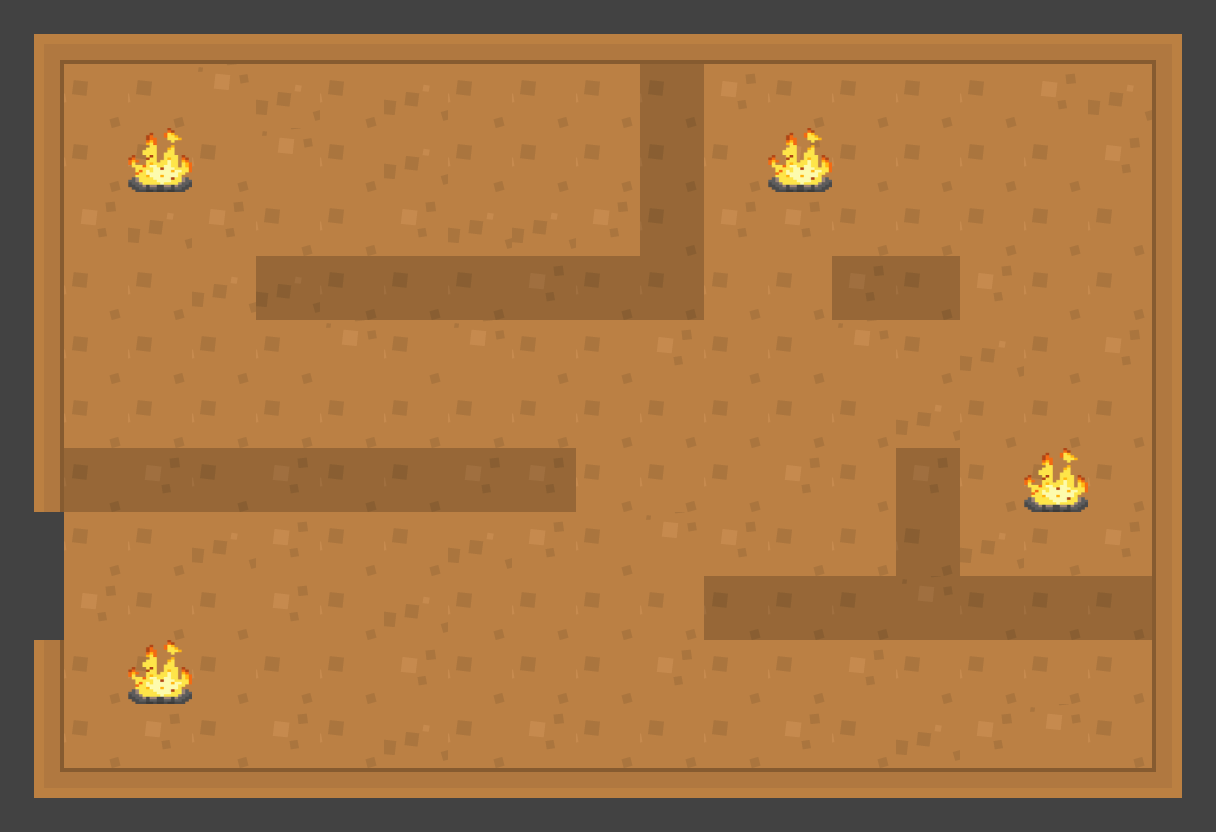

Below is a game level as drawn by its tile map, then a one-line description and the .tmx file that defines it, in full:
An orthogonal 19x13 tile map with 64x64 px tiles, 4 tile layers (Ground, Barriers, Darkening, Fire), 5 tilesets.

<map version="1.9" tiledversion="1.9.2" orientation="orthogonal" renderorder="right-down" width="19" height="13" tilewidth="64" tileheight="64" infinite="0" nextlayerid="10" nextobjectid="1">
 <tileset firstgid="1" source="tilesheet.tsx" />
 <tileset firstgid="2161" source="arctium.tsx" />
 <tileset firstgid="2162" source="fire.tsx" />
 <tileset firstgid="2163" source="heart.tsx" />
 <tileset firstgid="2164" source="pistol.tsx" />
 <layer id="1" name="Ground" width="19" height="13">
  <data encoding="csv">
10,63,10,10,10,10,11,10,10,10,11,10,10,10,11,10,11,10,10,
66,10,10,63,11,10,11,10,10,10,10,66,10,10,10,10,66,11,10,
10,10,10,10,63,10,11,10,10,10,10,10,66,10,10,10,10,66,10,
10,66,11,66,10,10,66,11,11,66,10,66,66,10,10,10,10,10,10,
10,10,10,11,11,10,10,10,66,10,10,10,10,66,10,66,10,10,10,
10,10,10,10,10,63,10,63,10,10,66,10,10,63,10,11,10,66,10,
10,10,10,10,10,10,10,10,10,10,10,10,10,10,11,10,10,10,10,
10,10,66,10,66,10,10,66,66,10,10,10,66,10,66,10,10,10,10,
10,10,10,11,66,10,10,11,66,10,63,66,10,10,10,11,10,66,10,
10,66,10,10,66,10,11,10,10,10,10,10,10,10,63,10,10,10,10,
10,10,10,10,10,10,66,10,10,10,66,10,10,66,10,10,10,10,10,
10,10,66,10,66,10,11,10,66,10,10,10,66,10,11,66,63,10,10,
10,10,10,10,10,10,10,10,10,10,10,10,10,10,10,11,10,10,66
</data>
 </layer>
 <layer id="2" name="Barriers" width="19" height="13">
  <data encoding="csv">
736,839,839,839,839,839,839,839,839,839,839,839,839,839,839,839,839,839,735,
944,0,0,0,0,0,0,0,0,0,577,0,0,0,0,0,0,0,729,
944,0,0,0,0,0,0,0,0,0,577,0,0,0,0,0,0,0,729,
944,0,0,0,0,0,0,0,0,0,577,0,0,0,0,0,0,0,729,
944,0,0,0,577,577,577,577,577,577,577,0,0,577,577,0,0,0,729,
944,0,0,0,0,0,0,0,0,0,0,0,0,0,0,0,0,0,729,
944,0,0,0,0,0,0,0,0,0,0,0,0,0,0,0,0,0,729,
944,577,577,577,577,577,577,577,577,0,0,0,0,0,577,0,0,0,729,
278,0,0,0,0,0,0,0,0,0,0,0,0,0,577,0,0,0,729,
278,0,0,0,0,0,0,0,0,0,0,577,577,577,577,577,577,577,729,
944,0,0,0,0,0,0,0,0,0,0,0,0,0,0,0,0,0,729,
944,0,0,0,0,0,0,0,0,0,0,0,0,0,0,0,0,0,729,
682,893,893,893,893,893,893,893,893,893,893,893,893,893,893,893,893,893,681
</data>
 </layer>
 <layer id="5" name="Darkening" width="19" height="13">
  <data encoding="csv">
577,577,577,577,577,577,577,577,577,577,577,577,577,577,577,577,577,577,577,
577,0,0,0,0,0,0,0,0,0,577,0,0,0,0,0,0,0,577,
577,0,0,0,0,0,0,0,0,0,577,0,0,0,0,0,0,0,577,
577,0,0,0,0,0,0,0,0,0,577,0,0,0,0,0,0,0,577,
577,0,0,0,523,523,523,523,523,523,523,0,0,523,523,0,0,0,577,
577,0,0,0,0,0,0,0,0,0,0,0,0,0,0,0,0,0,577,
577,0,0,0,0,0,0,0,0,0,0,0,0,0,0,0,0,0,577,
577,577,577,577,577,577,577,577,577,0,0,0,0,0,577,0,0,0,577,
577,0,0,0,0,0,0,0,0,0,0,0,0,0,577,0,0,0,577,
577,0,0,0,0,0,0,0,0,0,0,523,523,523,523,523,523,523,577,
577,0,0,0,0,0,0,0,0,0,0,0,0,0,0,0,0,0,577,
577,0,0,0,0,0,0,0,0,0,0,0,0,0,0,0,0,0,577,
577,577,577,577,577,577,577,577,577,577,577,577,577,577,577,577,577,577,577
</data>
 </layer>
 <layer id="3" name="Fire" width="19" height="13">
  <data encoding="csv">
0,0,0,0,0,0,0,0,0,0,0,0,0,0,0,0,0,0,0,
0,0,0,0,0,0,0,0,0,0,0,0,0,0,0,0,0,0,0,
0,0,2162,0,0,0,0,0,0,0,0,0,2162,0,0,0,0,0,0,
0,0,0,0,0,0,0,0,0,0,0,0,0,0,0,0,0,0,0,
0,0,0,0,0,0,0,0,0,0,0,0,0,0,0,0,0,0,0,
0,0,0,0,0,0,0,0,0,0,0,0,0,0,0,0,0,0,0,
0,0,0,0,0,0,0,0,0,0,0,0,0,0,0,0,0,0,0,
0,0,0,0,0,0,0,0,0,0,0,0,0,0,0,0,2162,0,0,
0,0,0,0,0,0,0,0,0,0,0,0,0,0,0,0,0,0,0,
0,0,0,0,0,0,0,0,0,0,0,0,0,0,0,0,0,0,0,
0,0,2162,0,0,0,0,0,0,0,0,0,0,0,0,0,0,0,0,
0,0,0,0,0,0,0,0,0,0,0,0,0,0,0,0,0,0,0,
0,0,0,0,0,0,0,0,0,0,0,0,0,0,0,0,0,0,0
</data>
 </layer>
</map>
